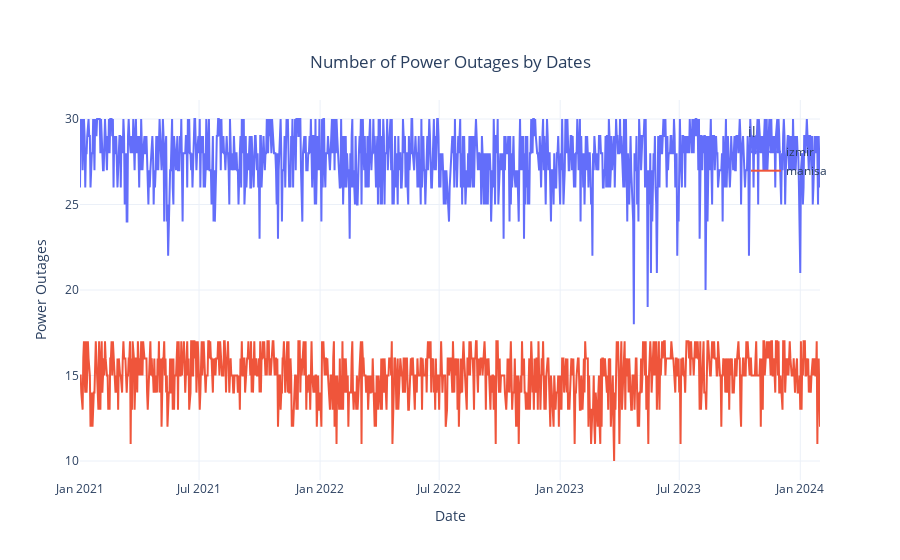

The code cell stored with this chart in its notebook:
### Code cell
def cat_date_analyser(dataframe, cat_col, date_col):
    df_ = dataframe.copy()
    data = list()
    df_['date'] = df_[date_col].dt.date
    for value in df_[cat_col].unique():
        df_cat = df_.loc[df_[cat_col] == value]
        df_grouped = df_cat.groupby('date').size(). \
        to_frame('count').reset_index().sort_values('date')
        data.append(go.Scatter(x = df_grouped['date'],
                               y = df_grouped['count'],
                               mode = 'lines',
                               name = value,
                               showlegend = True)
                   )
    layout = go.Layout(title = {'text': "Number of Power Outages by Dates",
                                'y':0.9,
                                'x':0.5,
                                'xanchor': 'center',
                                'yanchor': 'top',
                               },
                       legend = dict(x = 0.9,
                                     y = 0.95,
                                     bgcolor = 'rgba(255, 255, 255, 0)',
                                     bordercolor = 'rgba(255, 255, 255, 0)',
                                     title = cat_col),
                       xaxis = dict(title = 'Date'),
                       yaxis = dict(title = 'Power Outages'),
                       template = 'plotly_white')
    fig = go.Figure(data = data, layout = layout)
    iplot(fig)

cat_date_analyser(df, 'il', 'tarih')

### Figure 1 — Plotly figure (JSON) as saved in the notebook; plotly's stock layout.template omitted (floating-point values rounded to 4 significant figures; data arrays with more than 128 entries replaced by an {"elided": "..."} marker saying what was removed)
{"data": [{"mode": "lines", "name": "izmir", "showlegend": true, "type": "scatter", "x": {"elided": "1126 str values"}, "y": {"elided": "1126 int values"}}, {"mode": "lines", "name": "manisa", "showlegend": true, "type": "scatter", "x": {"elided": "1126 str values"}, "y": {"elided": "1126 int values"}}], "layout": {"legend": {"bgcolor": "rgba(255, 255, 255, 0)", "bordercolor": "rgba(255, 255, 255, 0)", "title": {"text": "il"}, "x": 0.9, "y": 0.95}, "title": {"text": "Number of Power Outages by Dates", "x": 0.5, "xanchor": "center", "y": 0.9, "yanchor": "top"}, "xaxis": {"title": {"text": "Date"}}, "yaxis": {"title": {"text": "Power Outages"}}}}
